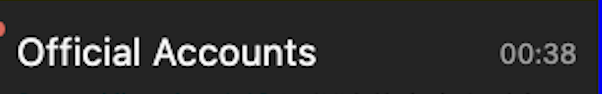
#> input picture WorkingOn/Attempt_Card_NameBoundryDetection_Photo.png, 602 x 94 px, found by its file name
$ python timestamp_boundary_detection.py   (older library calls are emulated)
#> lines starting #> are read from the running program, lines starting #| are printed output that depends on the picture; after the words box and inside, x2 and y2 are one past the last pixel; in counts of white or black regions, pixels touching at a corner belong together
#!/usr/bin/env python3
"""
Timestamp Left Boundary Detection
Demonstrates multiple methods to detect the left boundary of grey timestamp text.
"""

import cv2
import numpy as np
import matplotlib.pyplot as plt
from datetime import datetime

def load_and_prepare_image(image_path):
    """Load image and convert to different color spaces."""
    img = cv2.imread(image_path)
    img_rgb = cv2.cvtColor(img, cv2.COLOR_BGR2RGB)
    gray = cv2.cvtColor(img, cv2.COLOR_BGR2GRAY)
    return img, img_rgb, gray

def method1_gradient_detection(gray_img, roi_top=0, roi_bottom=None):
    """Method 1: Gradient-based detection using Sobel filter."""
    if roi_bottom is None:
        roi_bottom = gray_img.shape[0]

    # Focus on timestamp area (right portion of image)
    height, width = gray_img.shape
    timestamp_region = gray_img[roi_top:roi_bottom, width//2:]

    # Apply horizontal Sobel filter to detect vertical edges
    sobel_x = cv2.Sobel(timestamp_region, cv2.CV_64F, 1, 0, ksize=3)
    sobel_abs = np.absolute(sobel_x)

    # Find the leftmost significant edge in each row
    threshold = np.mean(sobel_abs) + 2 * np.std(sobel_abs)

    left_boundaries = []
    for row in range(sobel_abs.shape[0]):
        edge_positions = np.where(sobel_abs[row] > threshold)[0]
        if len(edge_positions) > 0:
            # Add back the offset since we cropped to right half
            left_boundaries.append(edge_positions[0] + width//2)

    if left_boundaries:
        return int(np.median(left_boundaries))
    return None

def method2_color_based_detection(img_rgb):
    """Method 2: Color-based detection for grey timestamp."""
    # Define grey color range for timestamp
    # Convert to HSV for better color detection
    hsv = cv2.cvtColor(img_rgb, cv2.COLOR_RGB2HSV)

    # Grey timestamp color range (adjust based on actual colors)
    lower_grey = np.array([0, 0, 100])    # Low saturation, medium-high value
    upper_grey = np.array([180, 50, 200])  # Any hue, low saturation, high value

    # Create mask for grey colors
    mask = cv2.inRange(hsv, lower_grey, upper_grey)

    # Find contours
    contours, _ = cv2.findContours(mask, cv2.RETR_EXTERNAL, cv2.CHAIN_APPROX_SIMPLE)

    if contours:
        # Find the rightmost contour (likely the timestamp)
        rightmost_contour = max(contours, key=lambda c: cv2.boundingRect(c)[0])
        x, y, w, h = cv2.boundingRect(rightmost_contour)
        return x, mask

    return None, mask

def method3_edge_detection(gray_img):
    """Method 3: Canny edge detection with morphological operations."""
    # Apply Gaussian blur to reduce noise
    blurred = cv2.GaussianBlur(gray_img, (3, 3), 0)

    # Canny edge detection
    edges = cv2.Canny(blurred, 50, 150)

    # Focus on right portion where timestamp is located
    height, width = edges.shape
    right_region = edges[:, width//2:]

    # Find leftmost edge in timestamp area
    for col in range(right_region.shape[1]):
        if np.any(right_region[:, col]):
            return col + width//2, edges

    return None, edges

def detect_timestamp_boundary(image_path):
    """Main function to detect timestamp left boundary using multiple methods."""
    img, img_rgb, gray = load_and_prepare_image(image_path)
#> in load_and_prepare_image, img is the input picture: shape (94, 602, 3); mean B, G, R 48.9, 48, 48.1

    # Method 1: Gradient-based detection
    gradient_boundary = method1_gradient_detection(gray, roi_top=0, roi_bottom=60)
#> in method1_gradient_detection, `timestamp_region = gray_img[roi_top:roi_bottom, width//2:]`:
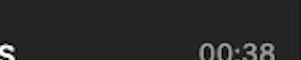
#> timestamp_region: shape (60, 301); min 0, max 255, mean 40.5
#> in method1_gradient_detection, `sobel_x = cv2.Sobel(timestamp_region, cv2.CV_64F, 1, 0, ksize=3)`:
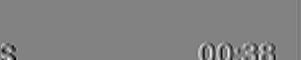
#> sobel_x: shape (60, 301) float64; min -688, max 658, mean -1.1; drawn with min black and max white
#> in method1_gradient_detection, `sobel_abs = np.absolute(sobel_x)`:
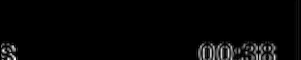
#> sobel_abs: shape (60, 301) float64; min 0, max 688, mean 16.3; drawn with min black and max white
#> in method1_gradient_detection, `threshold = np.mean(sobel_abs) + 2 * np.std(sobel_abs)`: threshold = 147.4
#> after the loop in method1_gradient_detection, `for row in range(sobel_abs.shape[0]):`: left_boundaries = [303, 303, 302, 302, 302, 304, 303, 302, 303, 303, 304, 302, 302, 302, 303, 308, 303]
#> gradient_boundary = 303

    # Method 2: Color-based detection
    color_boundary, color_mask = method2_color_based_detection(img_rgb)
#> in method2_color_based_detection, `hsv = cv2.cvtColor(img_rgb, cv2.COLOR_RGB2HSV)`: hsv: shape (94, 602, 3); mean H, S, V 1.5, 5.5, 49.5
#> in method2_color_based_detection, `mask = cv2.inRange(hsv, lower_grey, upper_grey)`:
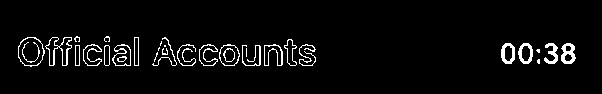
#> mask: shape (94, 602); 4.3% white in thin lines or dots, all inside (x1, y1, x2, y2) = (18, 36, 576, 67)
#> in method2_color_based_detection, `contours, _ = cv2.findContours(mask, cv2.RETR_EXTERNAL, cv2.CHAIN_APPR..`: contours = 29 contours, 11 with area under 20; largest, box (x1, y1, x2, y2) and area: (18, 37, 45, 67) 593, (45, 37, 72, 66) 354, (219, 44, 240, 66) 340, (112, 44, 131, 66) 282, (518, 43, 533, 64) 225
#> in method2_color_based_detection, `rightmost_contour = max(contours, key=lambda c: cv2.boundingRect(c)[0])`: rightmost_contour = contour of 26 points, box (x1, y1, x2, y2) (561, 43, 576, 64), area 220
#> in method2_color_based_detection, `x, y, w, h = cv2.boundingRect(rightmost_contour)`: x = 561; y = 43; w = 15; h = 21
#> color_boundary = 561

    # Method 3: Edge detection
    edge_boundary, edges = method3_edge_detection(gray)
#> in method3_edge_detection, `edges = cv2.Canny(blurred, 50, 150)`:
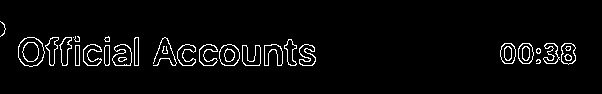
#> edges: shape (94, 602); 3.7% white in thin lines or dots, all inside (x1, y1, x2, y2) = (0, 21, 576, 67)
#> in method3_edge_detection, `right_region = edges[:, width//2:]`:
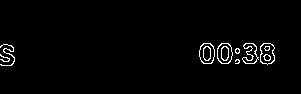
#> right_region: shape (94, 301); 2% white in thin lines or dots, all inside (x1, y1, x2, y2) = (0, 43, 275, 66)
#> edge_boundary = 301

    # Create visualization
    fig, axes = plt.subplots(2, 3, figsize=(18, 12))

    # Original image
    axes[0, 0].imshow(img_rgb)
    axes[0, 0].set_title('Original Image', fontsize=14, fontweight='bold')
    axes[0, 0].axis('off')

    # Method 1: Gradient detection
    axes[0, 1].imshow(gray, cmap='gray')
    if gradient_boundary:
        axes[0, 1].axvline(x=gradient_boundary, color='red', linewidth=3, label=f'Gradient: x={gradient_boundary}')
        axes[0, 1].legend()
    axes[0, 1].set_title('Method 1: Gradient Detection', fontsize=14, fontweight='bold')
    axes[0, 1].axis('off')

    # Method 2: Color-based detection
    axes[0, 2].imshow(img_rgb)
    if color_boundary:
        x = color_boundary[0] if isinstance(color_boundary, tuple) else color_boundary
#> x = 561
        axes[0, 2].axvline(x=x, color='green', linewidth=3, label=f'Color: x={x}')
        axes[0, 2].legend()
    axes[0, 2].set_title('Method 2: Color Detection', fontsize=14, fontweight='bold')
    axes[0, 2].axis('off')

    # Color mask
    axes[1, 0].imshow(color_mask, cmap='gray')
    axes[1, 0].set_title('Color Mask (Grey Detection)', fontsize=14, fontweight='bold')
    axes[1, 0].axis('off')

    # Method 3: Edge detection
    axes[1, 1].imshow(edges, cmap='gray')
    if edge_boundary:
        axes[1, 1].axvline(x=edge_boundary, color='blue', linewidth=3, label=f'Edge: x={edge_boundary}')
        axes[1, 1].legend()
    axes[1, 1].set_title('Method 3: Edge Detection', fontsize=14, fontweight='bold')
    axes[1, 1].axis('off')

    # Combined results
    axes[1, 2].imshow(img_rgb)

    results = []
    if gradient_boundary:
        axes[1, 2].axvline(x=gradient_boundary, color='red', linewidth=2, alpha=0.8, label=f'Gradient: {gradient_boundary}')
        results.append(('Gradient', gradient_boundary))

    if color_boundary:
        x = color_boundary[0] if isinstance(color_boundary, tuple) else color_boundary
        axes[1, 2].axvline(x=x, color='green', linewidth=2, alpha=0.8, label=f'Color: {x}')
        results.append(('Color', x))

    if edge_boundary:
        axes[1, 2].axvline(x=edge_boundary, color='blue', linewidth=2, alpha=0.8, label=f'Edge: {edge_boundary}')
        results.append(('Edge', edge_boundary))

    axes[1, 2].legend()
    axes[1, 2].set_title('Combined Results', fontsize=14, fontweight='bold')
    axes[1, 2].axis('off')

    plt.tight_layout()

    # Save results
    timestamp = datetime.now().strftime("%Y%m%d_%H%M%S")
    output_path = f"/Users/erli/coding/deepseek_wechat_bot/WorkingOn/{timestamp}_timestamp_boundary_detection.png"
    plt.savefig(output_path, dpi=150, bbox_inches='tight')
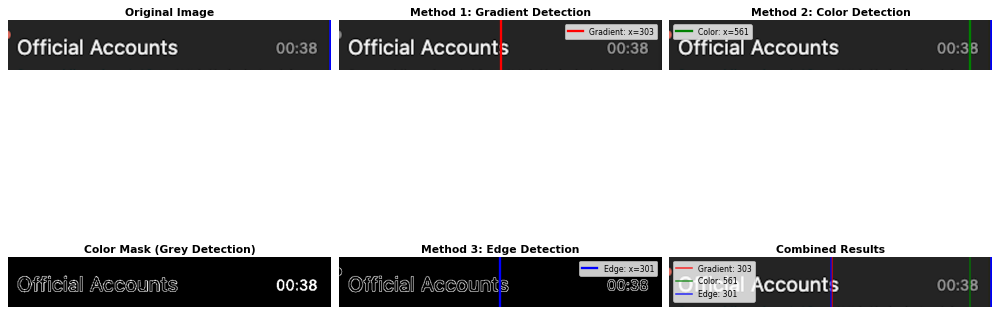
#> figure drawn by matplotlib, 6 panels
    plt.show()

    # Print results
    print("🔍 Timestamp Left Boundary Detection Results:")
    print("=" * 50)

    for method, boundary in results:
        print(f"📍 {method:12} Method: x = {boundary}")
#> this loop made 3 passes
#> (method, boundary) on passes 1 to 3: ('Gradient', 303), ('Color', 561), ('Edge', 301)
#| 📍 Gradient     Method: x = 303
#| 📍 Color        Method: x = 561
#| 📍 Edge         Method: x = 301

    if results:
        boundaries = [r[1] for r in results]
#> boundaries = [303, 561, 301]
        avg_boundary = int(np.mean(boundaries))
#> avg_boundary = 388
        print(f"📊 Average Boundary: x = {avg_boundary}")
#| 📊 Average Boundary: x = 388

        # Confidence assessment
        std_dev = np.std(boundaries)
#> std_dev = 122.1
        if std_dev < 5:
            confidence = "High"
        elif std_dev < 15:
            confidence = "Medium"
        else:
            confidence = "Low"

        print(f"🎯 Confidence Level: {confidence} (std: {std_dev:.1f})")
#| 🎯 Confidence Level: Low (std: 122.1)

    print(f"🎨 Visualization saved: {output_path}")

    return results, output_path

if __name__ == "__main__":
    image_path = "/Users/erli/coding/deepseek_wechat_bot/WorkingOn/Attempt_Card_NameBoundryDetection_Photo.png"
    results, output_path = detect_timestamp_boundary(image_path)
#> results = [('Gradient', 303), ('Color', 561), ('Edge', 301)]
